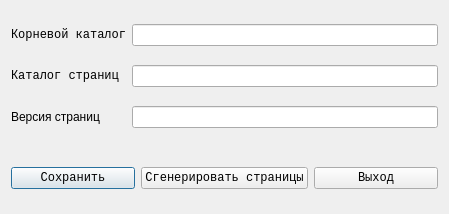
<?xml version="1.0" encoding="UTF-8"?>
<ui version="4.0">
 <class>Dialog</class>
 <widget class="QDialog" name="Dialog">
  <property name="geometry">
   <rect>
    <x>0</x>
    <y>0</y>
    <width>449</width>
    <height>214</height>
   </rect>
  </property>
  <property name="windowTitle">
   <string>catalogue::config()</string>
  </property>
  <layout class="QGridLayout" name="gridLayout_2">
   <item row="0" column="0">
    <widget class="QLabel" name="label">
     <property name="font">
      <font>
       <family>Monospace</family>
      </font>
     </property>
     <property name="text">
      <string>Корневой каталог</string>
     </property>
    </widget>
   </item>
   <item row="0" column="1">
    <widget class="QLineEdit" name="lineEdit">
     <property name="font">
      <font>
       <family>Monospace</family>
      </font>
     </property>
    </widget>
   </item>
   <item row="1" column="0">
    <widget class="QLabel" name="label_2">
     <property name="font">
      <font>
       <family>Monospace</family>
      </font>
     </property>
     <property name="text">
      <string>Каталог страниц</string>
     </property>
    </widget>
   </item>
   <item row="1" column="1">
    <widget class="QLineEdit" name="lineEdit_2">
     <property name="enabled">
      <bool>true</bool>
     </property>
     <property name="font">
      <font>
       <family>Monospace</family>
      </font>
     </property>
     <property name="styleSheet">
      <string notr="true"/>
     </property>
     <property name="readOnly">
      <bool>false</bool>
     </property>
    </widget>
   </item>
   <item row="2" column="0">
    <widget class="QLabel" name="label_3">
     <property name="text">
      <string>Версия страниц</string>
     </property>
    </widget>
   </item>
   <item row="2" column="1">
    <widget class="QLineEdit" name="lineEdit_3">
     <property name="readOnly">
      <bool>true</bool>
     </property>
    </widget>
   </item>
   <item row="3" column="0" colspan="2">
    <spacer name="horizontalSpacer">
     <property name="orientation">
      <enum>Qt::Horizontal</enum>
     </property>
     <property name="sizeHint" stdset="0">
      <size>
       <width>434</width>
       <height>20</height>
      </size>
     </property>
    </spacer>
   </item>
   <item row="4" column="0" colspan="2">
    <layout class="QHBoxLayout" name="horizontalLayout">
     <item>
      <widget class="QPushButton" name="pushButton">
       <property name="font">
        <font>
         <family>Monospace</family>
        </font>
       </property>
       <property name="text">
        <string>Сохранить</string>
       </property>
      </widget>
     </item>
     <item>
      <widget class="QPushButton" name="pushButton_3">
       <property name="font">
        <font>
         <family>Monospace</family>
        </font>
       </property>
       <property name="text">
        <string>Сгенерировать страницы</string>
       </property>
      </widget>
     </item>
     <item>
      <widget class="QPushButton" name="pushButton_2">
       <property name="font">
        <font>
         <family>Monospace</family>
        </font>
       </property>
       <property name="text">
        <string>Выход</string>
       </property>
      </widget>
     </item>
    </layout>
   </item>
  </layout>
 </widget>
 <resources/>
 <connections>
  <connection>
   <sender>pushButton_2</sender>
   <signal>clicked()</signal>
   <receiver>Dialog</receiver>
   <slot>close()</slot>
   <hints>
    <hint type="sourcelabel">
     <x>313</x>
     <y>246</y>
    </hint>
    <hint type="destinationlabel">
     <x>199</x>
     <y>149</y>
    </hint>
   </hints>
  </connection>
 </connections>
</ui>
